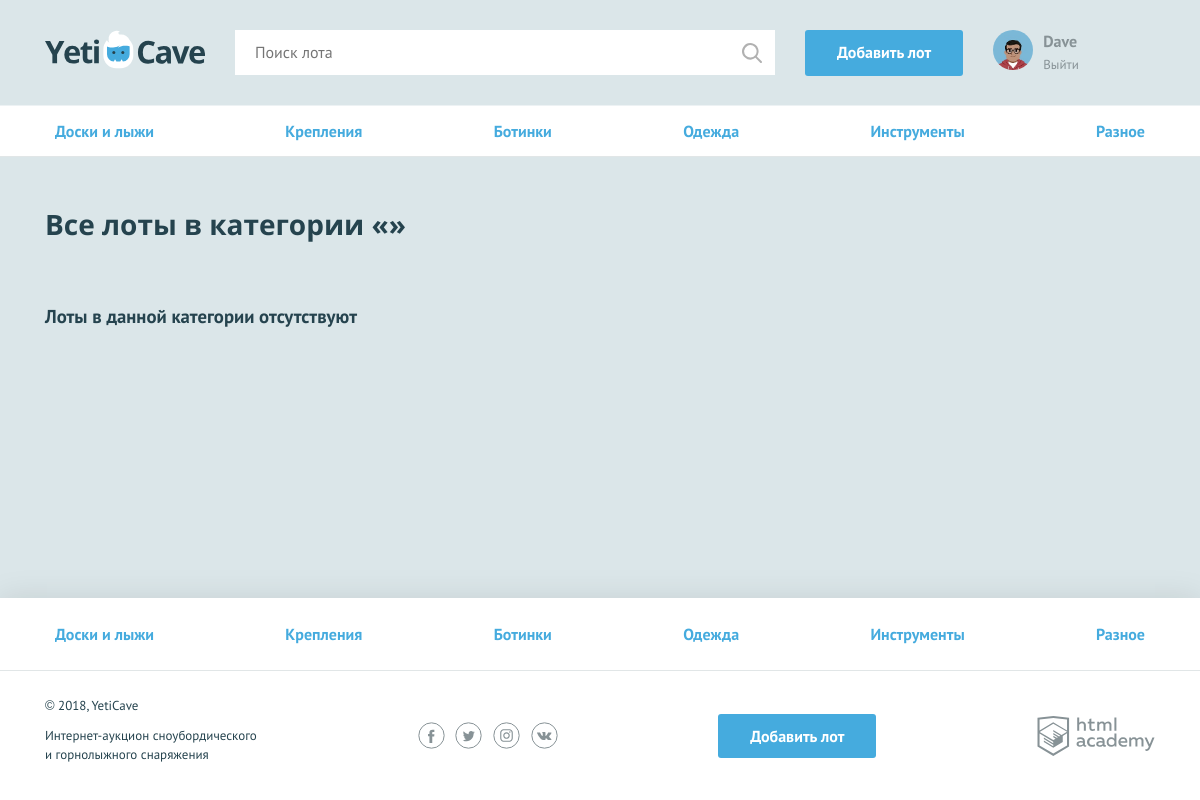
/all_lots.php (signed in), run on the app's committed database.
### tables this page shows
CREATE TABLE categories (
	id INTEGER AUTO_INCREMENT PRIMARY KEY,
	name_ru VARCHAR(30) UNIQUE,
	name_en VARCHAR(30) UNIQUE 
);

### functions.php (called while the page is built, shortened)
<?php
function include_template($name, $data) {
    $name = 'templates/' . $name;
    extract($data);
    require $name;
    $result = ob_get_clean();
    return $result;
}
function esc ($str) {
    $text = htmlspecialchars($str);
    return $text;
}

### templates/all_lots_tmplt.php (the view, shortened to what this page needs)
<nav class="nav">
  <ul class="nav__list container">
    <?php foreach($categories as $category):
      $classname = $cur_category == $category['name_ru'] ? 'nav__item--current' : ''; ?>
      <li class="nav__item <?= $classname; ?>">
        <a href="all_lots.php?category=<?= $category['name_ru']; ?>"><?= $category['name_ru']; ?></a>
      </li>
    <?php endforeach; ?>
  </ul>
</nav>
<div class="container">
  <section class="lots">
    <h2>Все лоты в категории <span>«<?= $cur_category; ?>»</span></h2>
    <?php if ($pages_count): ?>
      <ul class="lots__list">
        <?php $i = 0;
          while(($lot = mysqli_fetch_assoc($lots)) && $i < 9): ?>
            <li class="lots__item lot">
              <div class="lot__image">
                <img src="<?= esc($lot['img']); ?>" width="350" height="260" alt="<?= esc($lot["name"]); ?>">
              </div>
              <div class="lot__info">
                <span class="lot__category"><?= esc($lot["category"]); ?></span>
                <h3 class="lot__title"><a class="text-link" href="lot.php?id=<?= $lot["id"]; ?>"><?= esc($lot["name"]); ?></a></h3>
                <div class="lot__state">
                  <div class="lot__rate">
                    <span class="lot__amount">Стартовая цена</span>
                    <span class="lot__cost"><?= my_number_format(esc($lot["start_price"])); ?><b class="rub">р</b></span>
                  </div>
                  <div class="lot__timer timer">
                    <?= $lot['remaining_time']; ?>
                  </div>
                </div>
              </div>
            </li>
          <?php $i++;
        endwhile; ?>
      </ul>
    <?php else: ?>
      <h3>Лоты в данной категории отсутствуют</h3>
    <?php endif; ?>
  </section>
</div>

### templates/layout.php (shortened to what this page needs)
<!DOCTYPE html>
<html lang="ru">
<head>
    <link href="css/normalize.min.css" rel="stylesheet">
    <link href="css/style.css" rel="stylesheet">
</head>
<body>
<div class="page-wrapper">
<header class="main-header">
    <div class="main-header__container container">
        <a class="main-header__logo" href="index.php">
            <img src="img/logo.svg" width="160" height="39" alt="Логотип компании YetiCave">
        </a>
        <form class="main-header__search" method="get" action="search.php">
            <?php $value = isset($search) ? esc($search) : ''; ?>
            <input type="search" name="search" placeholder="Поиск лота" value="<?= $value; ?>">
            <input class="main-header__search-btn" type="submit" name="find" value="Найти">
        </form>
        <a class="main-header__add-lot button" href="add.php">Добавить лот</a>
        <nav class="user-menu">
            <?php if (isset($_SESSION['user'])):?>
                <div class="user-menu__image">
                    <img src="<?= $_SESSION['user']['avatar_ref']; ?>" width="40" height="40" alt="Пользователь">
                </div>
                <div class="user-menu__logged">
                    <p><?= $_SESSION['user']['name']; ?></p>
                    <a href="logout.php">Выйти</a>
                </div>
            <?php endif; ?>
        </nav>
    </div>
</header>
<?php isset($main_container) ?: ($main_container = ''); ?>
<main class="<?= $main_container; ?>">
    <?= $page_content; ?>
</main>
</div>
<footer class="main-footer">
    <nav class="nav">
        <ul class="nav__list container">
            <?php isset($cur_category) ?: ($cur_category = ''); ?>
            <?php foreach($categories as $category):
                $classname = $cur_category == $category['name_ru'] ? 'nav__item--current' : ''; ?>
                <li class="nav__item <?= $classname; ?>">
                    <a href="all_lots.php?category=<?= $category['name_ru']; ?>"><?= $category['name_ru']; ?></a>
                </li>
            <?php endforeach; ?>
        </ul>
    </nav>
    <div class="main-footer__bottom container">
        <div class="main-footer__copyright">
            <p>© 2018, YetiCave</p>
            <p>Интернет-аукцион сноубордического и горнолыжного снаряжения</p>
        </div>
        <div class="main-footer__social social">
            <a class="social__link social__link--facebook" href="#">
            </a>
            <a class="social__link social__link--twitter" href="#">
            </a>
            <a class="social__link social__link--instagram" href="#">
            </a>
            <a class="social__link social__link--vkontakte" href="#">
            </a>
        </div>
        <a class="main-footer__add-lot button" href="add.php">Добавить лот</a>
        <div class="main-footer__developed-by">
            <a class="logo-academy" href="https://htmlacademy.ru/intensive/php">
            </a>
        </div>
    </div>
</footer>
</body>
</html>

### css/style.css (style rules this page uses)
html, body { height: 100%; }
.page-wrapper { display: flex; flex-direction: column; min-height: 100%; margin-bottom: -202px; }
.page-wrapper::after { content: ""; display: block; }
.page-wrapper::after { height: 85px; }
main { margin-bottom: 202px; }
body { min-width: 1140px; background-color: #dbe6e9; font-family: "PT Sans", sans-serif; font-weight: 400; font-size: 16px; line-height: 26px; color: #25434e; }
a { text-decoration: none; }
h2 { margin: 0; font-family: "Open Sans", sans-serif; font-size: 28px; line-height: 35px; font-weight: 700; }
.container { width: 1110px; margin: 0 auto; padding: 0 15px; }
.button { display: block; padding: 9px 32px; background-color: #45abde; color: #ffffff; text-align: center; font-weight: 700; border: none; border-radius: 3px; }
.main-header { padding: 30px 0 29px; border-bottom: 1px solid rgba(255, 255, 255, 0.5); }
.main-header__container { display: -webkit-flex; display: -ms-flexbox; display: flex; -webkit-justify-content: flex-start; -ms-flex-pack: start; justify-content: flex-start; }
.main-header__logo { display: block; margin-right: 30px; }
.main-header__search { position: relative; width: 540px; margin-right: 30px; }
.main-header__search input[type="search"] { width: 100%; padding: 8px 19px 9px 19px; border: 1px solid #ffffff; }
.main-header__search-btn { content: ""; position: absolute; top: 3px; right: 3px; width: 20px; height: 20px; padding: 20px; background: url("../img/search.svg") center no-repeat; opacity: 0.3; border: 0; font-size: 0; }
.main-header__add-lot { max-width: 160px; margin-right: 30px; }
.user-menu { display: -webkit-flex; display: -ms-flexbox; display: flex; }
.user-menu__image { width: 40px; height: 40px; margin-right: 10px; border-radius: 50%; overflow: hidden; }
.user-menu__image img { width: 100%; height: 100%; }
.user-menu__logged { color: #879296; line-height: 22px; }
.user-menu__logged p { font-weight: 700; margin: 0; }
.user-menu__logged a { color: #879296; font-size: 13px; font-weight: 400; }
.main-footer { background-color: #ffffff; box-shadow: 0 0 30px 0 rgba(0, 0, 0, 0.1); }
.main-footer__bottom { display: -webkit-flex; display: -ms-flexbox; display: flex; -webkit-justify-content: space-between; -ms-flex-pack: justify; justify-content: space-between; -webkit-align-items: center; -ms-flex-align: center; align-items: center; padding: 25px 0; }
.main-footer__copyright { max-width: 212px; }
.main-footer__copyright p { margin: 0; margin-bottom: 11px; font-size: 13px; line-height: 19px; }
.main-footer__social { width: 140px; }
.social { display: -webkit-flex; display: -ms-flexbox; display: flex; -webkit-justify-content: space-between; -ms-flex-pack: justify; justify-content: space-between; -webkit-flex-wrap: wrap; -ms-flex-wrap: wrap; flex-wrap: wrap; }
.social__link { width: 27px; height: 27px; }
.logo-academy { display: block; width: 118px; height: 40px; }
.nav { background-color: #ffffff; border-bottom: 1px solid #e1e6e7; }
.nav__list { display: -webkit-flex; display: -ms-flexbox; display: flex; -webkit-justify-content: space-between; -ms-flex-pack: justify; justify-content: space-between; -webkit-flex-wrap: wrap; -ms-flex-wrap: wrap; flex-wrap: wrap; list-style: none; }
.nav__item a { position: relative; display: block; padding: 12px 10px; font-weight: 700; color: #45abde; }
.nav__item a::before { content: ""; display: none; position: absolute; bottom: 0; width: calc(100% - 20px); height: 3px; background-color: #e2e5e6; }
.main-footer .nav__item a { padding: 23px 10px; }
.lots { padding-top: 50px; }
.lots h2 { padding-bottom: 42px; }

### data on the page
categories: name_ru "Доски и лыжи"
categories: name_ru "Крепления"
categories: name_ru "Ботинки"
categories: name_ru "Одежда"
categories: name_ru "Инструменты"
categories: name_ru "Разное"

### other printed values
$_SESSION['user']['name'] "Dave"
